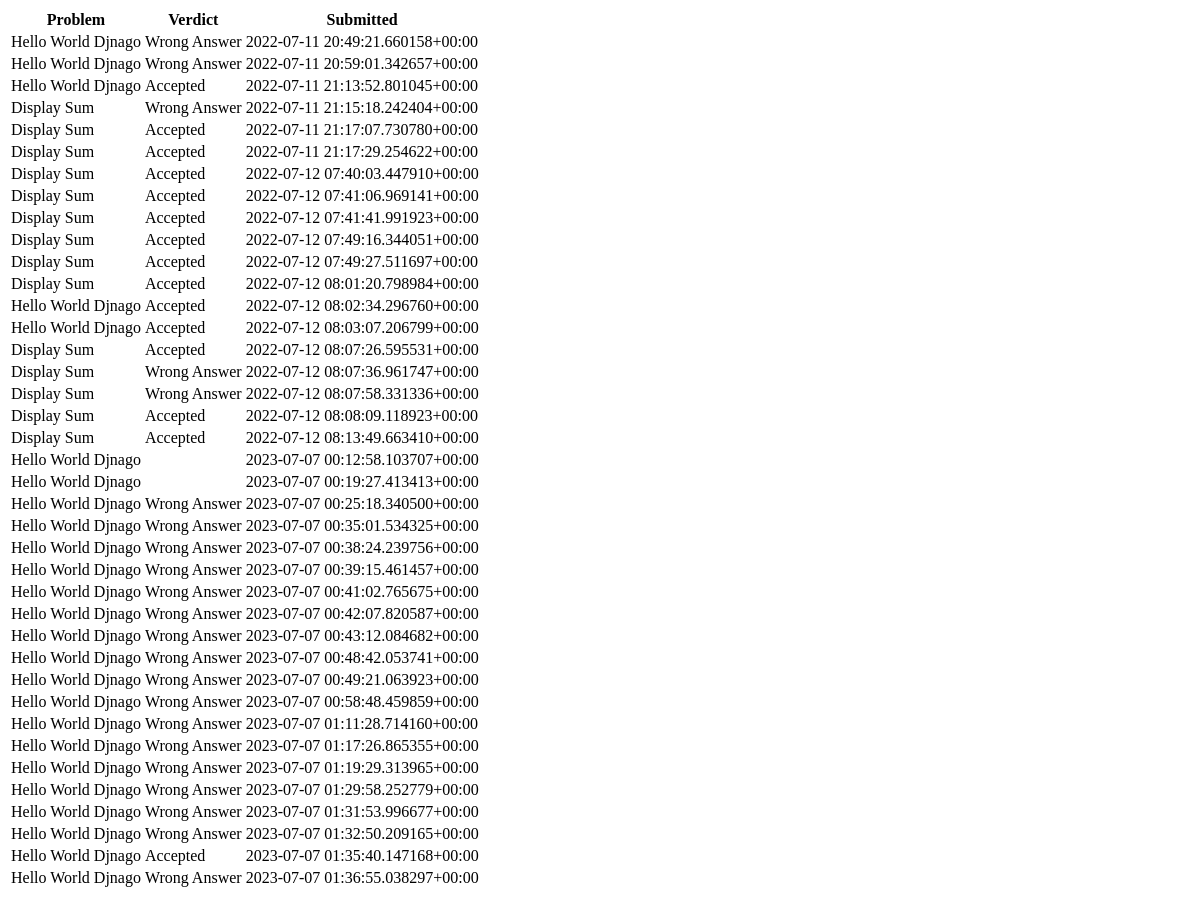
The app's page /leaderboard/, older data.
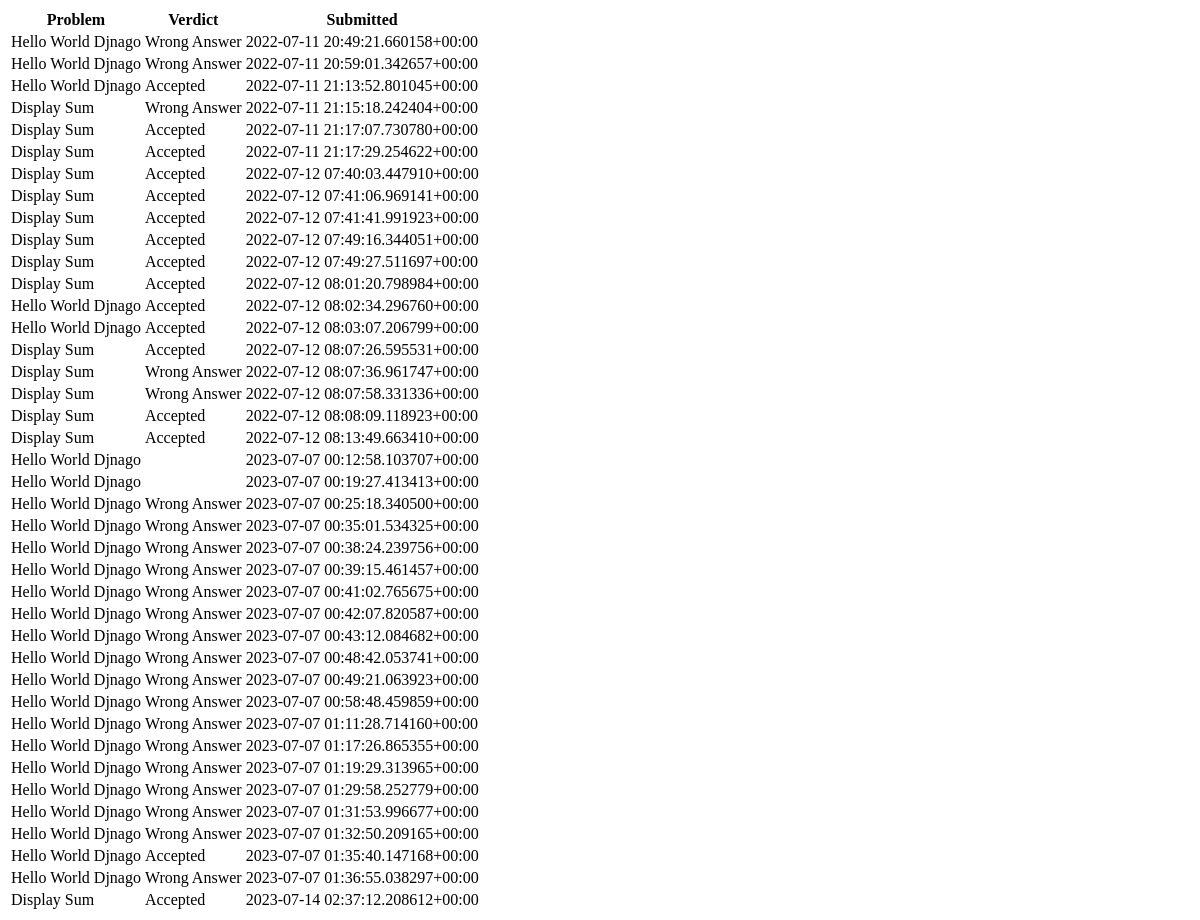
The same page, newer data.
### evaluations/models.py (models this page shows, shortened)
class Solution(models.Model):
    problem= models.ForeignKey(Problem, on_delete=models.CASCADE)
    verdict= models.CharField(max_length=50)
    submitted_at = models.CharField(max_length=50)
    submitted_code = models.CharField(max_length=255)

class Problem(models.Model):
    name=models.CharField(max_length=200)
    problem_statement=models.CharField(max_length=255)
    code=models.CharField(max_length=255)
    def __str__(self):
        return self.name

### evaluations/views.py (the view)
# urls.py: path('leaderboard/',views.leaderboard,name='leaderboard'),
def leaderboard(request):
    solutions = Solution.objects.all()
    return render(request, 'evaluations/leaderboard.html',{'solutions':solutions})

### evaluations/templates/evaluations/leaderboard.html
{%block content%}
{% if solutions %}
    <table>
        <tr>
            <th>Problem</th>
            <th>Verdict</th>
            <th>Submitted </th>
        </tr>
        {% for submission in solutions %}
        <tr>
        <td>{{submission.problem}}</td>
        <td>{{submission.verdict}}</td>
        <td>{{submission.submitted_at}}</td>
        </tr>
        {% endfor %}
    </table>
{% else %}
    <p>No submissions are available.</p>
{% endif %}
{%endblock content%}

Row changes from the older to the newer data that the page shows:
added Solution: problem "Display Sum", verdict "Accepted", submitted_at "2023-07-14 02:37:12.208612+00:00"
